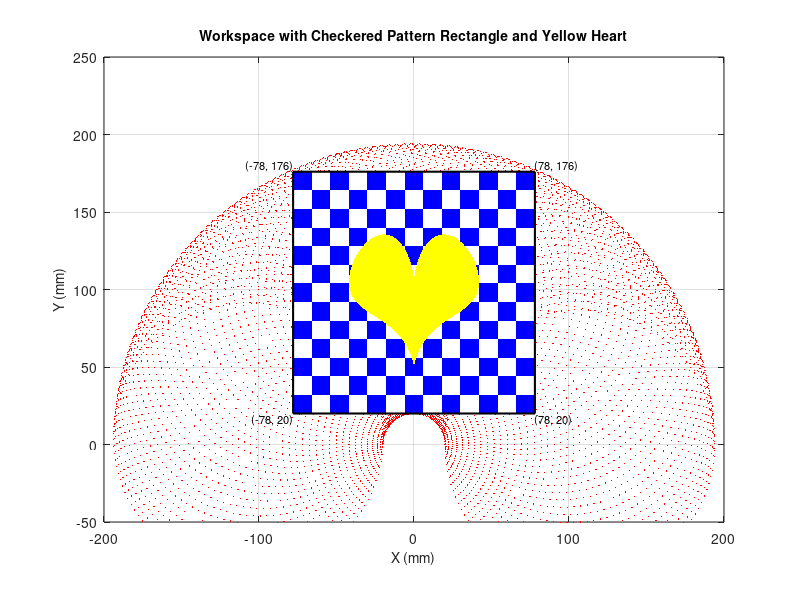

This figure's MATLAB source:
function create_workspace_with_checkered_rectangle()
    % Lengths of the arms
    l1 = 107; % length of first arm
    l2 = 87;  % length of second arm

    % Possible values of theta1 and theta2
    theta1 = 0:0.05:pi; % all possible theta1 values
    theta2 = -pi:0.05:pi; % all possible theta2 values

    % Generate grid of angle values
    [THETA1, THETA2] = meshgrid(theta1, theta2);

    % Compute x and y coordinates based on the arm lengths and angles
    X = l1 * cos(THETA1) + l2 * cos(THETA1 + THETA2); % x coordinates
    Y = l1 * sin(THETA1) + l2 * sin(THETA1 + THETA2); % y coordinates

    % Plot the complete workspace
    figure;
    plot(X(:), Y(:), 'r.', 'MarkerSize', 1);
    hold on;

    % Define rectangle dimensions
    rect_width = 156;  % Width of the rectangle
    rect_height = 156; % Height of the rectangle

    % Calculate rectangle's bottom-left corner
    rect_x = -78; % Left edge at -78
    rect_y = 20;  % Bottom edge at 20

    % Generate checkered pattern inside the rectangle
    square_size = 12; % Size of each square in the checkered pattern
    for i = 0:(rect_width / square_size - 1)
        for j = 0:(rect_height / square_size - 1)
            % Determine the bottom-left corner of the current square
            square_x = rect_x + i * square_size;
            square_y = rect_y + j * square_size;

            % Alternate colors for the checkered pattern
            if mod(i + j, 2) == 0
                % Blue squares
                fill([square_x, square_x + square_size, square_x + square_size, square_x], ...
                     [square_y, square_y, square_y + square_size, square_y + square_size], 'b', 'EdgeColor', 'none');
            else
                % White squares
                fill([square_x, square_x + square_size, square_x + square_size, square_x], ...
                     [square_y, square_y, square_y + square_size, square_y + square_size], 'w', 'EdgeColor', 'none');
            end
        end
    end

    % Draw rectangle boundary
    rectangle('Position', [rect_x, rect_y, rect_width, rect_height], 'EdgeColor', 'k', 'LineWidth', 1.5);

    % Annotate the rectangle corners
    text(rect_x, rect_y, sprintf('(%d, %d)', round(rect_x), round(rect_y)), ...
        'HorizontalAlignment', 'right', 'VerticalAlignment', 'top', 'fontsize', 8);
    text(rect_x, rect_y + rect_height, sprintf('(%d, %d)', round(rect_x), round(rect_y + rect_height)), ...
        'HorizontalAlignment', 'right', 'VerticalAlignment', 'bottom', 'fontsize', 8);
    text(rect_x + rect_width, rect_y + rect_height, sprintf('(%d, %d)', round(rect_x + rect_width), round(rect_y + rect_height)), ...
        'HorizontalAlignment', 'left', 'VerticalAlignment', 'bottom', 'fontsize', 8);
    text(rect_x + rect_width, rect_y, sprintf('(%d, %d)', round(rect_x + rect_width), round(rect_y)), ...
        'HorizontalAlignment', 'left', 'VerticalAlignment', 'top', 'fontsize', 8);

    % Draw a yellow heart inside the blue squares region
    t = linspace(0, 2 * pi, 1000); % Parameter for heart shape
    heart_x = 6 * sin(t).^3; % X-coordinates of the heart
    heart_y = 5 * cos(t) - 2 * cos(2 * t) - cos(3 * t) - cos(4 * t); % Y-coordinates of the heart
    heart_x = heart_x * 7; % Scale the heart
    heart_y = heart_y * 7;

    % Position the heart at the center of the blue checkered region
    heart_center_x = rect_x + rect_width / 2;
    heart_center_y = rect_y + rect_height / 2;
    heart_x = heart_x + heart_center_x;
    heart_y = heart_y + heart_center_y;

    % Fill the heart with yellow color
    fill(heart_x, heart_y, 'y', 'EdgeColor', 'none');

    % Adjust axis to visualize the full workspace and rectangle
    axis equal;
    xlim([-200, 200]); % Extend axis limits to show full workspace
    ylim([-50, 250]);
    grid on;

    % Label the axes and add title
    xlabel('X (mm)', 'fontsize', 10);
    ylabel('Y (mm)', 'fontsize', 10);
    title('Workspace with Checkered Pattern Rectangle and Yellow Heart', 'fontsize', 10);

    hold off;
end
